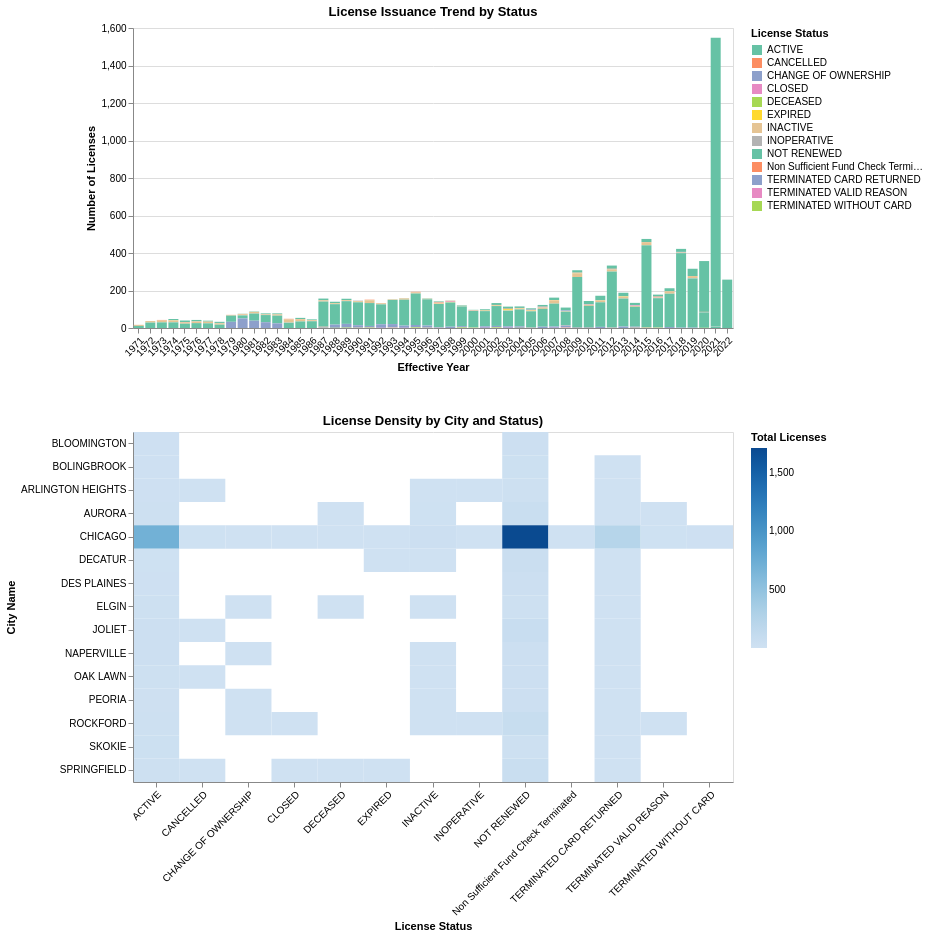

Notebook cell for this chart:
### Code cell
import pandas as pd
import altair as alt

url = "https://raw.githubusercontent.com/UIUC-iSchool-DataViz/is445_data/main/licenses_fall2022.csv"
df = pd.read_csv(url)

df['Effective Date'] = pd.to_datetime(df['Effective Date'], errors='coerce')
df['Year'] = df['Effective Date'].dt.year

df_filtered = df[(df['Year'] > 1970) & (df['Year'] < 2023)].copy()

status_counts = df_filtered.groupby(['Year', 'License Status']).size().reset_index(name='Count')

top_cities = df_filtered['City'].value_counts().head(15).index.tolist()
df_top_cities = df_filtered[df_filtered['City'].isin(top_cities)]
city_status_counts = df_top_cities.groupby(['City', 'License Status']).size().reset_index(name='Count')

status_list = status_counts['License Status'].dropna().unique().tolist()
dropdown = alt.binding_select(options=[None] + status_list,
                              labels=['All Statuses'] + status_list,
                              name='Select Status: ')
selection = alt.selection_point(fields=['License Status'], bind=dropdown)

timeline = alt.Chart(status_counts).mark_bar(size=10).encode(
    x=alt.X('Year:O', title='Effective Year', axis=alt.Axis(labelAngle=-45)),
    y=alt.Y('Count:Q', title='Number of Licenses', stack='zero'),
    color=alt.condition(selection, alt.Color('License Status:N', scale=alt.Scale(scheme='set2')), alt.value('lightgray')),
    opacity=alt.condition(selection, alt.value(1.0), alt.value(0.2)),
    tooltip=['Year:O', 'License Status:N', 'Count:Q']
).add_params(
    selection
).properties(
    width=600, height=300,
    title='License Issuance Trend by Status'
)

heatmap = alt.Chart(city_status_counts).mark_rect().encode(
    x=alt.X('License Status:N', title='License Status', axis=alt.Axis(labelAngle=-45)),
    y=alt.Y('City:N', sort='-color', title='City Name'),
    color=alt.Color('Count:Q', scale=alt.Scale(scheme='blues'), title='Total Licenses'),
    tooltip=['City:N', 'License Status:N', 'Count:Q']
).transform_filter(
    selection
).properties(
    width=600, height=350,
    title='License Density by City and Status'
)

hw_final_chart = alt.vconcat(timeline, heatmap, spacing=40).resolve_scale(color='independent')
hw_final_chart.save('licenses_chart_hw5.1.json')
hw_final_chart

### Figure 1 — Vega-Lite specification as saved in the notebook (floating-point values rounded to 4 significant figures; data arrays with more than 128 entries replaced by an {"elided": "..."} marker saying what was removed)
{"config": {"view": {"continuousWidth": 300, "continuousHeight": 300}}, "vconcat": [{"data": {"name": "data-06a2f4ab9e92417f87d7a4df21802b4f"}, "mark": {"type": "bar", "size": 10}, "encoding": {"color": {"condition": {"param": "param_1", "field": "License Status", "scale": {"scheme": "set2"}, "type": "nominal"}, "value": "lightgray"}, "opacity": {"condition": {"param": "param_1", "value": 1.0}, "value": 0.2}, "tooltip": [{"field": "Year", "type": "ordinal"}, {"field": "License Status", "type": "nominal"}, {"field": "Count", "type": "quantitative"}], "x": {"axis": {"labelAngle": -45}, "field": "Year", "title": "Effective Year", "type": "ordinal"}, "y": {"field": "Count", "stack": "zero", "title": "Number of Licenses", "type": "quantitative"}}, "height": 300, "name": "view_1", "title": "License Issuance Trend by Status", "width": 600}, {"data": {"name": "data-1139999587a1894974616909ce7e74f2"}, "mark": {"type": "rect"}, "encoding": {"color": {"field": "Count", "scale": {"scheme": "blues"}, "title": "Total Licenses", "type": "quantitative"}, "tooltip": [{"field": "City", "type": "nominal"}, {"field": "License Status", "type": "nominal"}, {"field": "Count", "type": "quantitative"}], "x": {"axis": {"labelAngle": -45}, "field": "License Status", "title": "License Status", "type": "nominal"}, "y": {"field": "City", "sort": "-color", "title": "City Name", "type": "nominal"}}, "height": 350, "title": "License Density by City and Status)", "transform": [{"filter": {"param": "param_1"}}], "width": 600}], "params": [{"name": "param_1", "select": {"type": "point", "fields": ["License Status"]}, "bind": {"input": "select", "options": [null, "INACTIVE", "NOT RENEWED", "CANCELLED", "ACTIVE", "DECEASED", "INOPERATIVE", "CLOSED", "CHANGE OF OWNERSHIP", "TERMINATED CARD RETURNED", "Non Sufficient Fund Check Terminated", "TERMINATED VALID REASON", "TERMINATED WITHOUT CARD", "EXPIRED"], "labels": ["All Statuses", "INACTIVE", "NOT RENEWED", "CANCELLED", "ACTIVE", "DECEASED", "INOPERATIVE", "CLOSED", "CHANGE OF OWNERSHIP", "TERMINATED CARD RETURNED", "Non Sufficient Fund Check Terminated", "TERMINATED VALID REASON", "TERMINATED WITHOUT CARD", "EXPIRED"], "name": "Select Status: "}, "views": ["view_1"]}], "resolve": {"scale": {"color": "independent"}}, "spacing": 40, "$schema": "https://vega.github.io/schema/vega-lite/v5.20.1.json", "datasets": {"data-06a2f4ab9e92417f87d7a4df21802b4f": {"elided": "302 records"}, "data-1139999587a1894974616909ce7e74f2": [{"City": "ARLINGTON HEIGHTS", "License Status": "ACTIVE", "Count": 12}, {"City": "ARLINGTON HEIGHTS", "License Status": "CANCELLED", "Count": 1}, {"City": "ARLINGTON HEIGHTS", "License Status": "INACTIVE", "Count": 3}, {"City": "ARLINGTON HEIGHTS", "License Status": "INOPERATIVE", "Count": 1}, {"City": "ARLINGTON HEIGHTS", "License Status": "NOT RENEWED", "Count": 26}, {"City": "ARLINGTON HEIGHTS", "License Status": "TERMINATED CARD RETURNED", "Count": 3}, {"City": "AURORA", "License Status": "ACTIVE", "Count": 24}, {"City": "AURORA", "License Status": "DECEASED", "Count": 1}, {"City": "AURORA", "License Status": "INACTIVE", "Count": 7}, {"City": "AURORA", "License Status": "NOT RENEWED", "Count": 58}, {"City": "AURORA", "License Status": "TERMINATED CARD RETURNED", "Count": 2}, {"City": "AURORA", "License Status": "TERMINATED VALID REASON", "Count": 1}, {"City": "BLOOMINGTON", "License Status": "ACTIVE", "Count": 13}, {"City": "BLOOMINGTON", "License Status": "NOT RENEWED", "Count": 36}, {"City": "BOLINGBROOK", "License Status": "ACTIVE", "Count": 15}, {"City": "BOLINGBROOK", "License Status": "NOT RENEWED", "Count": 29}, {"City": "BOLINGBROOK", "License Status": "TERMINATED CARD RETURNED", "Count": 3}, {"City": "CHICAGO", "License Status": "ACTIVE", "Count": 698}, {"City": "CHICAGO", "License Status": "CANCELLED", "Count": 10}, {"City": "CHICAGO", "License Status": "CHANGE OF OWNERSHIP", "Count": 2}, {"City": "CHICAGO", "License Status": "CLOSED", "Count": 5}, {"City": "CHICAGO", "License Status": "DECEASED", "Count": 1}, {"City": "CHICAGO", "License Status": "EXPIRED", "Count": 3}, {"City": "CHICAGO", "License Status": "INACTIVE", "Count": 30}, {"City": "CHICAGO", "License Status": "INOPERATIVE", "Count": 5}, {"City": "CHICAGO", "License Status": "NOT RENEWED", "Count": 1713}, {"City": "CHICAGO", "License Status": "Non Sufficient Fund Check Terminated", "Count": 1}, {"City": "CHICAGO", "License Status": "TERMINATED CARD RETURNED", "Count": 231}, {"City": "CHICAGO", "License Status": "TERMINATED VALID REASON", "Count": 7}, {"City": "CHICAGO", "License Status": "TERMINATED WITHOUT CARD", "Count": 15}, {"City": "DECATUR", "License Status": "ACTIVE", "Count": 10}, {"City": "DECATUR", "License Status": "EXPIRED", "Count": 1}, {"City": "DECATUR", "License Status": "INACTIVE", "Count": 3}, {"City": "DECATUR", "License Status": "NOT RENEWED", "Count": 49}, {"City": "DECATUR", "License Status": "TERMINATED CARD RETURNED", "Count": 3}, {"City": "DES PLAINES", "License Status": "ACTIVE", "Count": 15}, {"City": "DES PLAINES", "License Status": "NOT RENEWED", "Count": 34}, {"City": "DES PLAINES", "License Status": "TERMINATED CARD RETURNED", "Count": 1}, {"City": "ELGIN", "License Status": "ACTIVE", "Count": 17}, {"City": "ELGIN", "License Status": "CHANGE OF OWNERSHIP", "Count": 1}, {"City": "ELGIN", "License Status": "DECEASED", "Count": 1}, {"City": "ELGIN", "License Status": "INACTIVE", "Count": 3}, {"City": "ELGIN", "License Status": "NOT RENEWED", "Count": 25}, {"City": "ELGIN", "License Status": "TERMINATED CARD RETURNED", "Count": 1}, {"City": "JOLIET", "License Status": "ACTIVE", "Count": 33}, {"City": "JOLIET", "License Status": "CANCELLED", "Count": 1}, {"City": "JOLIET", "License Status": "NOT RENEWED", "Count": 68}, {"City": "JOLIET", "License Status": "TERMINATED CARD RETURNED", "Count": 1}, {"City": "NAPERVILLE", "License Status": "ACTIVE", "Count": 34}, {"City": "NAPERVILLE", "License Status": "CHANGE OF OWNERSHIP", "Count": 1}, {"City": "NAPERVILLE", "License Status": "INACTIVE", "Count": 4}, {"City": "NAPERVILLE", "License Status": "NOT RENEWED", "Count": 33}, {"City": "NAPERVILLE", "License Status": "TERMINATED CARD RETURNED", "Count": 3}, {"City": "OAK LAWN", "License Status": "ACTIVE", "Count": 17}, {"City": "OAK LAWN", "License Status": "CANCELLED", "Count": 1}, {"City": "OAK LAWN", "License Status": "INACTIVE", "Count": 2}, {"City": "OAK LAWN", "License Status": "NOT RENEWED", "Count": 34}, {"City": "OAK LAWN", "License Status": "TERMINATED CARD RETURNED", "Count": 2}, {"City": "PEORIA", "License Status": "ACTIVE", "Count": 16}, {"City": "PEORIA", "License Status": "CHANGE OF OWNERSHIP", "Count": 1}, {"City": "PEORIA", "License Status": "INACTIVE", "Count": 3}, {"City": "PEORIA", "License Status": "NOT RENEWED", "Count": 34}, {"City": "PEORIA", "License Status": "TERMINATED CARD RETURNED", "Count": 3}, {"City": "ROCKFORD", "License Status": "ACTIVE", "Count": 22}, {"City": "ROCKFORD", "License Status": "CHANGE OF OWNERSHIP", "Count": 1}, {"City": "ROCKFORD", "License Status": "CLOSED", "Count": 2}, {"City": "ROCKFORD", "License Status": "INACTIVE", "Count": 2}, {"City": "ROCKFORD", "License Status": "INOPERATIVE", "Count": 1}, {"City": "ROCKFORD", "License Status": "NOT RENEWED", "Count": 80}, {"City": "ROCKFORD", "License Status": "TERMINATED CARD RETURNED", "Count": 2}, {"City": "ROCKFORD", "License Status": "TERMINATED VALID REASON", "Count": 1}, {"City": "SKOKIE", "License Status": "ACTIVE", "Count": 28}, {"City": "SKOKIE", "License Status": "NOT RENEWED", "Count": 25}, {"City": "SKOKIE", "License Status": "TERMINATED CARD RETURNED", "Count": 1}, {"City": "SPRINGFIELD", "License Status": "ACTIVE", "Count": 26}, {"City": "SPRINGFIELD", "License Status": "CANCELLED", "Count": 2}, {"City": "SPRINGFIELD", "License Status": "CLOSED", "Count": 1}, {"City": "SPRINGFIELD", "License Status": "DECEASED", "Count": 1}, {"City": "SPRINGFIELD", "License Status": "EXPIRED", "Count": 1}, {"City": "SPRINGFIELD", "License Status": "NOT RENEWED", "Count": 66}, {"City": "SPRINGFIELD", "License Status": "TERMINATED CARD RETURNED", "Count": 4}]}}
